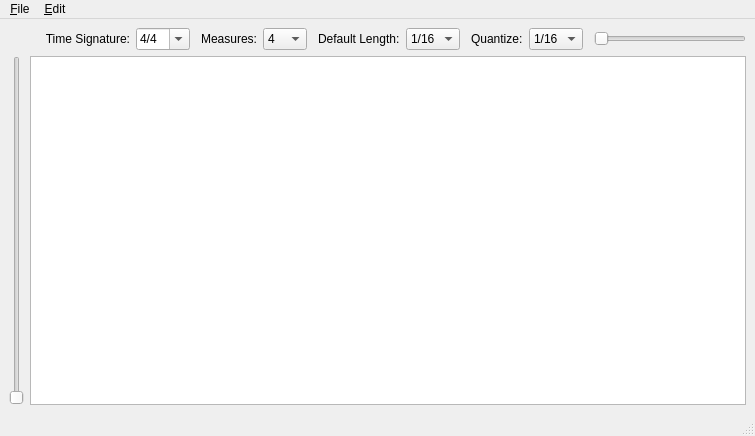
<?xml version="1.0" encoding="UTF-8"?>
<ui version="4.0">
 <class>MidiPatternW</class>
 <widget class="QMainWindow" name="MidiPatternW">
  <property name="geometry">
   <rect>
    <x>0</x>
    <y>0</y>
    <width>755</width>
    <height>436</height>
   </rect>
  </property>
  <property name="windowTitle">
   <string>MIDI Pattern</string>
  </property>
  <widget class="QWidget" name="centralwidget">
   <layout class="QVBoxLayout" name="verticalLayout">
    <item>
     <layout class="QHBoxLayout" name="horizontalLayout">
      <item>
       <widget class="ModeIndicator" name="modeIndicator" native="true">
        <property name="minimumSize">
         <size>
          <width>30</width>
          <height>20</height>
         </size>
        </property>
        <property name="maximumSize">
         <size>
          <width>30</width>
          <height>20</height>
         </size>
        </property>
       </widget>
      </item>
      <item>
       <widget class="QLabel" name="timeSigLabel">
        <property name="text">
         <string>Time Signature:</string>
        </property>
        <property name="alignment">
         <set>Qt::AlignRight|Qt::AlignTrailing|Qt::AlignVCenter</set>
        </property>
       </widget>
      </item>
      <item>
       <widget class="QComboBox" name="timeSigBox">
        <property name="editable">
         <bool>true</bool>
        </property>
        <property name="currentIndex">
         <number>3</number>
        </property>
        <item>
         <property name="text">
          <string>1/4</string>
         </property>
        </item>
        <item>
         <property name="text">
          <string>2/4</string>
         </property>
        </item>
        <item>
         <property name="text">
          <string>3/4</string>
         </property>
        </item>
        <item>
         <property name="text">
          <string>4/4</string>
         </property>
        </item>
        <item>
         <property name="text">
          <string>5/4</string>
         </property>
        </item>
        <item>
         <property name="text">
          <string>6/4</string>
         </property>
        </item>
        <item>
         <property name="text">
          <string>12/8</string>
         </property>
        </item>
       </widget>
      </item>
      <item>
       <spacer name="horizontalSpacer">
        <property name="orientation">
         <enum>Qt::Horizontal</enum>
        </property>
        <property name="sizeType">
         <enum>QSizePolicy::Fixed</enum>
        </property>
        <property name="sizeHint" stdset="0">
         <size>
          <width>5</width>
          <height>5</height>
         </size>
        </property>
       </spacer>
      </item>
      <item>
       <widget class="QLabel" name="measureLabel">
        <property name="text">
         <string>Measures:</string>
        </property>
        <property name="alignment">
         <set>Qt::AlignRight|Qt::AlignTrailing|Qt::AlignVCenter</set>
        </property>
       </widget>
      </item>
      <item>
       <widget class="QComboBox" name="measureBox">
        <property name="currentIndex">
         <number>3</number>
        </property>
        <item>
         <property name="text">
          <string>1</string>
         </property>
        </item>
        <item>
         <property name="text">
          <string>2</string>
         </property>
        </item>
        <item>
         <property name="text">
          <string>3</string>
         </property>
        </item>
        <item>
         <property name="text">
          <string>4</string>
         </property>
        </item>
        <item>
         <property name="text">
          <string>5</string>
         </property>
        </item>
        <item>
         <property name="text">
          <string>6</string>
         </property>
        </item>
        <item>
         <property name="text">
          <string>7</string>
         </property>
        </item>
        <item>
         <property name="text">
          <string>8</string>
         </property>
        </item>
        <item>
         <property name="text">
          <string>9</string>
         </property>
        </item>
        <item>
         <property name="text">
          <string>10</string>
         </property>
        </item>
        <item>
         <property name="text">
          <string>11</string>
         </property>
        </item>
        <item>
         <property name="text">
          <string>12</string>
         </property>
        </item>
        <item>
         <property name="text">
          <string>13</string>
         </property>
        </item>
        <item>
         <property name="text">
          <string>14</string>
         </property>
        </item>
        <item>
         <property name="text">
          <string>15</string>
         </property>
        </item>
        <item>
         <property name="text">
          <string>16</string>
         </property>
        </item>
        <item>
         <property name="text">
          <string>17</string>
         </property>
        </item>
       </widget>
      </item>
      <item>
       <spacer name="horizontalSpacer_2">
        <property name="orientation">
         <enum>Qt::Horizontal</enum>
        </property>
        <property name="sizeType">
         <enum>QSizePolicy::Fixed</enum>
        </property>
        <property name="sizeHint" stdset="0">
         <size>
          <width>5</width>
          <height>5</height>
         </size>
        </property>
       </spacer>
      </item>
      <item>
       <widget class="QLabel" name="defaultLengthLabel">
        <property name="text">
         <string>Default Length:</string>
        </property>
       </widget>
      </item>
      <item>
       <widget class="QComboBox" name="defaultLengthBox">
        <item>
         <property name="text">
          <string>1/16</string>
         </property>
        </item>
        <item>
         <property name="text">
          <string>1/15</string>
         </property>
        </item>
        <item>
         <property name="text">
          <string>1/12</string>
         </property>
        </item>
        <item>
         <property name="text">
          <string>1/9</string>
         </property>
        </item>
        <item>
         <property name="text">
          <string>1/8</string>
         </property>
        </item>
        <item>
         <property name="text">
          <string>1/6</string>
         </property>
        </item>
        <item>
         <property name="text">
          <string>1/4</string>
         </property>
        </item>
        <item>
         <property name="text">
          <string>1/3</string>
         </property>
        </item>
        <item>
         <property name="text">
          <string>1/2</string>
         </property>
        </item>
        <item>
         <property name="text">
          <string>1</string>
         </property>
        </item>
       </widget>
      </item>
      <item>
       <spacer name="horizontalSpacer_3">
        <property name="orientation">
         <enum>Qt::Horizontal</enum>
        </property>
        <property name="sizeType">
         <enum>QSizePolicy::Fixed</enum>
        </property>
        <property name="sizeHint" stdset="0">
         <size>
          <width>5</width>
          <height>5</height>
         </size>
        </property>
       </spacer>
      </item>
      <item>
       <widget class="QLabel" name="quantizeLabel">
        <property name="text">
         <string>Quantize:</string>
        </property>
       </widget>
      </item>
      <item>
       <widget class="QComboBox" name="quantizeBox">
        <item>
         <property name="text">
          <string>1/16</string>
         </property>
        </item>
        <item>
         <property name="text">
          <string>1/15</string>
         </property>
        </item>
        <item>
         <property name="text">
          <string>1/12</string>
         </property>
        </item>
        <item>
         <property name="text">
          <string>1/9</string>
         </property>
        </item>
        <item>
         <property name="text">
          <string>1/8</string>
         </property>
        </item>
        <item>
         <property name="text">
          <string>1/6</string>
         </property>
        </item>
        <item>
         <property name="text">
          <string>1/4</string>
         </property>
        </item>
        <item>
         <property name="text">
          <string>1/3</string>
         </property>
        </item>
        <item>
         <property name="text">
          <string>1/2</string>
         </property>
        </item>
        <item>
         <property name="text">
          <string>1</string>
         </property>
        </item>
       </widget>
      </item>
      <item>
       <spacer name="horizontalSpacer_4">
        <property name="orientation">
         <enum>Qt::Horizontal</enum>
        </property>
        <property name="sizeType">
         <enum>QSizePolicy::Fixed</enum>
        </property>
        <property name="sizeHint" stdset="0">
         <size>
          <width>5</width>
          <height>5</height>
         </size>
        </property>
       </spacer>
      </item>
      <item>
       <widget class="QSlider" name="hSlider">
        <property name="orientation">
         <enum>Qt::Horizontal</enum>
        </property>
       </widget>
      </item>
     </layout>
    </item>
    <item>
     <layout class="QHBoxLayout" name="horizontalLayout_2">
      <item>
       <widget class="QSlider" name="vSlider">
        <property name="orientation">
         <enum>Qt::Vertical</enum>
        </property>
       </widget>
      </item>
      <item>
       <widget class="PianoRollView" name="graphicsView"/>
      </item>
     </layout>
    </item>
   </layout>
  </widget>
  <widget class="QMenuBar" name="menubar">
   <property name="geometry">
    <rect>
     <x>0</x>
     <y>0</y>
     <width>755</width>
     <height>20</height>
    </rect>
   </property>
   <widget class="QMenu" name="menu_File">
    <property name="title">
     <string>&amp;File</string>
    </property>
    <addaction name="act_file_quit"/>
   </widget>
   <widget class="QMenu" name="menu_Edit">
    <property name="title">
     <string>&amp;Edit</string>
    </property>
    <addaction name="act_edit_insert"/>
    <addaction name="act_edit_velocity"/>
    <addaction name="act_edit_select_all"/>
   </widget>
   <addaction name="menu_File"/>
   <addaction name="menu_Edit"/>
  </widget>
  <widget class="QStatusBar" name="statusbar"/>
  <action name="act_file_quit">
   <property name="text">
    <string>&amp;Quit</string>
   </property>
  </action>
  <action name="act_edit_insert">
   <property name="checkable">
    <bool>true</bool>
   </property>
   <property name="text">
    <string>&amp;Insert Mode</string>
   </property>
   <property name="shortcut">
    <string>F</string>
   </property>
  </action>
  <action name="act_edit_velocity">
   <property name="checkable">
    <bool>true</bool>
   </property>
   <property name="text">
    <string>&amp;Velocity Mode</string>
   </property>
   <property name="shortcut">
    <string>D</string>
   </property>
  </action>
  <action name="act_edit_select_all">
   <property name="text">
    <string>Select All</string>
   </property>
   <property name="shortcut">
    <string>A</string>
   </property>
  </action>
 </widget>
 <customwidgets>
  <customwidget>
   <class>PianoRollView</class>
   <extends>QGraphicsView</extends>
   <header>pianoroll.h</header>
  </customwidget>
  <customwidget>
   <class>ModeIndicator</class>
   <extends>QWidget</extends>
   <header>pianoroll.h</header>
   <container>1</container>
  </customwidget>
 </customwidgets>
 <resources/>
 <connections>
  <connection>
   <sender>act_file_quit</sender>
   <signal>triggered()</signal>
   <receiver>MidiPatternW</receiver>
   <slot>close()</slot>
   <hints>
    <hint type="sourcelabel">
     <x>-1</x>
     <y>-1</y>
    </hint>
    <hint type="destinationlabel">
     <x>377</x>
     <y>217</y>
    </hint>
   </hints>
  </connection>
 </connections>
</ui>
